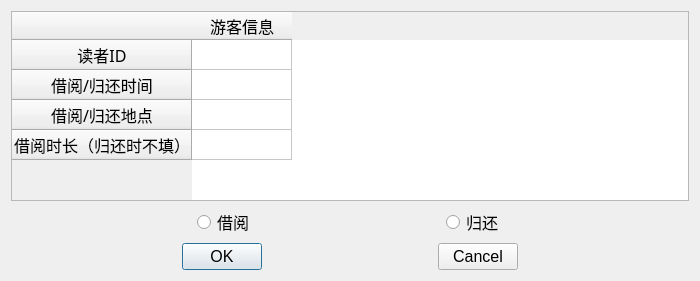
<?xml version="1.0" encoding="UTF-8"?>
<ui version="4.0">
 <class>TouristBRDialog</class>
 <widget class="QDialog" name="TouristBRDialog">
  <property name="geometry">
   <rect>
    <x>0</x>
    <y>0</y>
    <width>700</width>
    <height>281</height>
   </rect>
  </property>
  <property name="windowTitle">
   <string>Dialog</string>
  </property>
  <layout class="QVBoxLayout" name="verticalLayout_2">
   <item>
    <layout class="QVBoxLayout" name="verticalLayout">
     <item>
      <widget class="QTableWidget" name="tourist_info">
       <row>
        <property name="text">
         <string>读者ID</string>
        </property>
        <property name="font">
         <font>
          <family>宋体</family>
          <pointsize>12</pointsize>
         </font>
        </property>
        <property name="textAlignment">
         <set>AlignCenter</set>
        </property>
       </row>
       <row>
        <property name="text">
         <string>借阅/归还时间</string>
        </property>
        <property name="font">
         <font>
          <family>宋体</family>
          <pointsize>12</pointsize>
         </font>
        </property>
        <property name="textAlignment">
         <set>AlignCenter</set>
        </property>
       </row>
       <row>
        <property name="text">
         <string>借阅/归还地点</string>
        </property>
        <property name="font">
         <font>
          <family>宋体</family>
          <pointsize>12</pointsize>
         </font>
        </property>
        <property name="textAlignment">
         <set>AlignCenter</set>
        </property>
       </row>
       <row>
        <property name="text">
         <string>借阅时长（归还时不填）</string>
        </property>
        <property name="font">
         <font>
          <family>宋体</family>
          <pointsize>12</pointsize>
         </font>
        </property>
        <property name="textAlignment">
         <set>AlignCenter</set>
        </property>
       </row>
       <column>
        <property name="text">
         <string>游客信息</string>
        </property>
        <property name="font">
         <font>
          <family>宋体</family>
          <pointsize>12</pointsize>
         </font>
        </property>
        <property name="textAlignment">
         <set>AlignCenter</set>
        </property>
       </column>
       <item row="0" column="0">
        <property name="font">
         <font>
          <family>宋体</family>
          <pointsize>12</pointsize>
         </font>
        </property>
        <property name="textAlignment">
         <set>AlignCenter</set>
        </property>
       </item>
       <item row="1" column="0">
        <property name="font">
         <font>
          <family>宋体</family>
          <pointsize>12</pointsize>
         </font>
        </property>
        <property name="textAlignment">
         <set>AlignCenter</set>
        </property>
       </item>
       <item row="2" column="0">
        <property name="font">
         <font>
          <family>宋体</family>
          <pointsize>12</pointsize>
         </font>
        </property>
        <property name="textAlignment">
         <set>AlignCenter</set>
        </property>
       </item>
       <item row="3" column="0">
        <property name="font">
         <font>
          <family>宋体</family>
          <pointsize>12</pointsize>
         </font>
        </property>
        <property name="textAlignment">
         <set>AlignCenter</set>
        </property>
       </item>
      </widget>
     </item>
     <item>
      <layout class="QHBoxLayout" name="horizontalLayout">
       <item>
        <spacer name="horizontalSpacer_4">
         <property name="orientation">
          <enum>Qt::Horizontal</enum>
         </property>
         <property name="sizeHint" stdset="0">
          <size>
           <width>40</width>
           <height>20</height>
          </size>
         </property>
        </spacer>
       </item>
       <item>
        <widget class="QRadioButton" name="borrow_choose">
         <property name="font">
          <font>
           <pointsize>12</pointsize>
          </font>
         </property>
         <property name="text">
          <string>借阅</string>
         </property>
        </widget>
       </item>
       <item>
        <spacer name="horizontalSpacer_6">
         <property name="orientation">
          <enum>Qt::Horizontal</enum>
         </property>
         <property name="sizeHint" stdset="0">
          <size>
           <width>40</width>
           <height>20</height>
          </size>
         </property>
        </spacer>
       </item>
       <item>
        <widget class="QRadioButton" name="return_choose">
         <property name="font">
          <font>
           <pointsize>12</pointsize>
          </font>
         </property>
         <property name="text">
          <string>归还</string>
         </property>
        </widget>
       </item>
       <item>
        <spacer name="horizontalSpacer_5">
         <property name="orientation">
          <enum>Qt::Horizontal</enum>
         </property>
         <property name="sizeHint" stdset="0">
          <size>
           <width>40</width>
           <height>20</height>
          </size>
         </property>
        </spacer>
       </item>
      </layout>
     </item>
     <item>
      <layout class="QHBoxLayout" name="horizontalLayout_2">
       <item>
        <spacer name="horizontalSpacer">
         <property name="orientation">
          <enum>Qt::Horizontal</enum>
         </property>
         <property name="sizeHint" stdset="0">
          <size>
           <width>40</width>
           <height>20</height>
          </size>
         </property>
        </spacer>
       </item>
       <item>
        <widget class="QPushButton" name="OK">
         <property name="font">
          <font>
           <pointsize>12</pointsize>
          </font>
         </property>
         <property name="text">
          <string>OK</string>
         </property>
         <property name="icon">
          <iconset resource="res.qrc">
           <normaloff>:/icons/icons/ok.ico</normaloff>:/icons/icons/ok.ico</iconset>
         </property>
        </widget>
       </item>
       <item>
        <spacer name="horizontalSpacer_3">
         <property name="orientation">
          <enum>Qt::Horizontal</enum>
         </property>
         <property name="sizeHint" stdset="0">
          <size>
           <width>40</width>
           <height>20</height>
          </size>
         </property>
        </spacer>
       </item>
       <item>
        <widget class="QPushButton" name="Cancel">
         <property name="font">
          <font>
           <pointsize>12</pointsize>
          </font>
         </property>
         <property name="text">
          <string>Cancel</string>
         </property>
         <property name="icon">
          <iconset resource="res.qrc">
           <normaloff>:/icons/icons/cancel.ico</normaloff>:/icons/icons/cancel.ico</iconset>
         </property>
        </widget>
       </item>
       <item>
        <spacer name="horizontalSpacer_2">
         <property name="orientation">
          <enum>Qt::Horizontal</enum>
         </property>
         <property name="sizeHint" stdset="0">
          <size>
           <width>40</width>
           <height>20</height>
          </size>
         </property>
        </spacer>
       </item>
      </layout>
     </item>
    </layout>
   </item>
  </layout>
 </widget>
 <resources>
  <include location="res.qrc"/>
 </resources>
 <connections/>
</ui>
